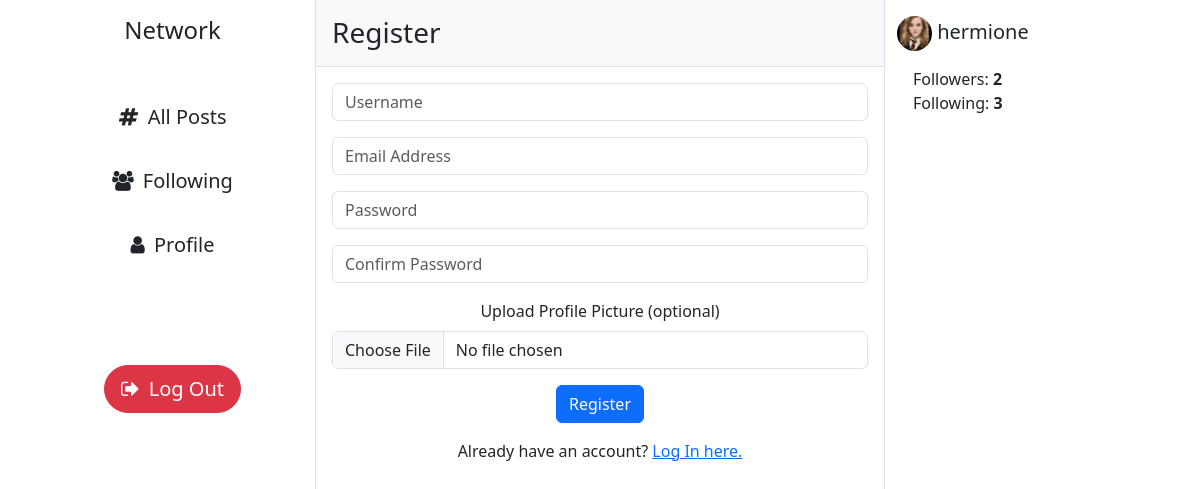
/register (signed in), run on the app's committed database.
### network/models.py (models this page shows, shortened)
class User(AbstractUser):
    profile_pic = models.ImageField(upload_to="images/", default="images/default-profile-pic.jpg")
    def get_followers_count(self):
        return self.followers.count()
    def get_followings_count(self):
        return self.followings.count()

### network/views.py (the view)
# urls.py: path("register", views.register, name="register"),
def register(request):
    if request.method == "POST":
        username = request.POST["username"]
        email = request.POST["email"]
        password = request.POST["password"]
        confirmation = request.POST["confirmation"]
        profile_pic = None
        if request.FILES.get("profilepic"):
            profile_pic = request.FILES["profilepic"]
        if not username or not email or not password or not confirmation:
            return render(request, "network/register.html", {
                "message": "Input fields required."
            })
        if password != confirmation:
            return render(request, "network/register.html", {
                "message": "Passwords must match."
            })
        try:
            if profile_pic is not None:
                user = User.objects.create_user(username, email, password, profile_pic=profile_pic)
            else:
                user = User.objects.create_user(username, email, password)
            user.save()
        except IntegrityError:
            return render(request, "network/register.html", {
                "message": "Username already taken."
            })
        login(request, user)
        return HttpResponseRedirect(reverse("index"))
    else:
        return render(request, "network/register.html")

### network/templates/network/register.html (shortened to what this page needs)
{% extends "network/layout.html" %}
{% block body %}
    <h3 class="p-3 bg-body-tertiary border-bottom">Register</h3>
    <form action="{% url 'register' %}" method="post" class="text-center m-3" enctype="multipart/form-data">
        <input class="form-control mb-3" autofocus type="text" name="username" placeholder="Username" required>
        <input class="form-control mb-3" type="email" name="email" placeholder="Email Address" required>
        <input class="form-control mb-3" type="password" name="password" placeholder="Password" required>
        <input class="form-control mb-3" type="password" name="confirmation" placeholder="Confirm Password" required>
        <label for="profile-pic" class="form-label">Upload Profile Picture (optional)</label>
        <input class="form-control mb-3" type="file" name="profilepic" id="profile-pic">
        <input class="btn btn-primary" type="submit" value="Register">
        <p class="text-center my-3">Already have an account? <a href="{% url 'login' %}">Log In here.</a></p>
    </form>
{% endblock %}

### network/templates/network/sidebar.html
{% if request.user.is_authenticated %}
    <h5 class="mt-3">
        <img class="profile-pic profile-pic-sm" src="{{ request.user.profile_pic.url }}" alt="profile-pic">
        <a href="{% url 'profile' request.user.id %}" class="link-dark link-underline-opacity-0 link-underline-opacity-100-hover">{{ request.user }}</a>
    </h5>
    <ul class="list-unstyled m-3">
        <li>Followers: <strong>{{ request.user.get_followers_count }}</strong></li>
        <li>Following: <strong id="followings-count">{{ request.user.get_followings_count }}</strong></li>
    </ul>
{% endif %}

### network/static/network/styles.css (style rules this page uses)
.profile-pic { border-radius: 50%; object-fit: cover; }
.profile-pic-sm { width: 35px; height: 35px; }

### data on the page
User: user.profile_pic (picture), user "hermione", user.get_followers_count "2", user.get_followings_count "3"
